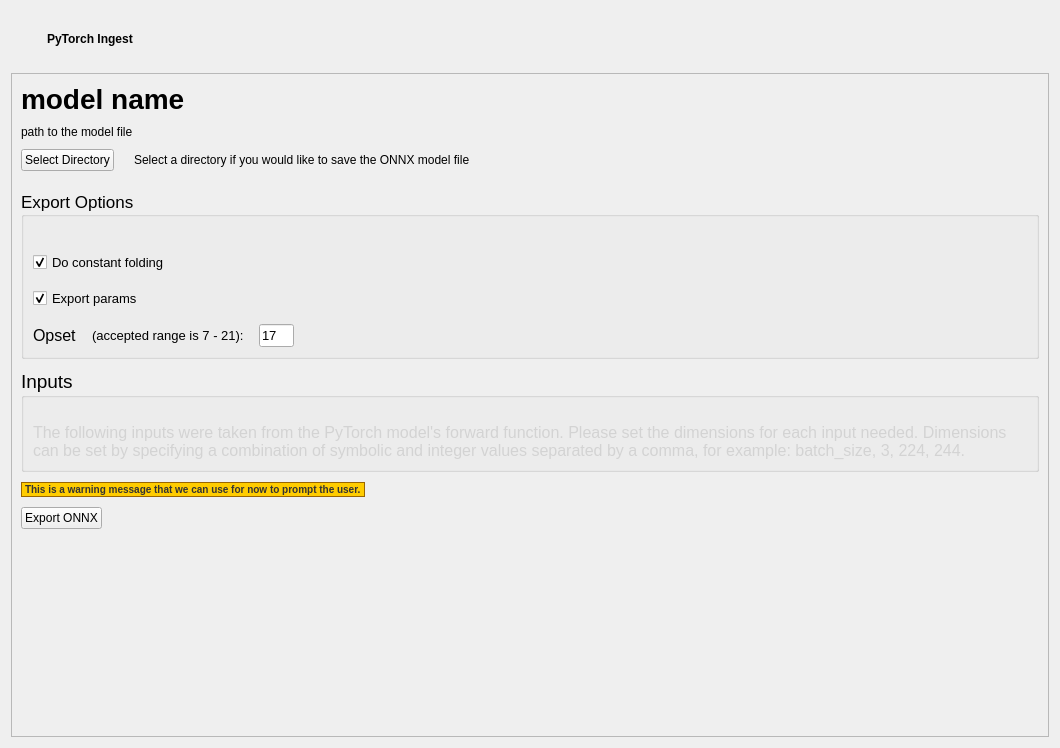
<?xml version="1.0" encoding="UTF-8"?>
<ui version="4.0">
 <class>pytorchIngest</class>
 <widget class="QWidget" name="pytorchIngest">
  <property name="geometry">
   <rect>
    <x>0</x>
    <y>0</y>
    <width>1060</width>
    <height>748</height>
   </rect>
  </property>
  <property name="sizePolicy">
   <sizepolicy hsizetype="Expanding" vsizetype="Expanding">
    <horstretch>0</horstretch>
    <verstretch>0</verstretch>
   </sizepolicy>
  </property>
  <property name="windowTitle">
   <string>Form</string>
  </property>
  <property name="windowIcon">
   <iconset resource="../resource.qrc">
    <normaloff>:/assets/images/digest_logo_500.jpg</normaloff>:/assets/images/digest_logo_500.jpg</iconset>
  </property>
  <property name="styleSheet">
   <string notr="true"/>
  </property>
  <layout class="QVBoxLayout" name="verticalLayout">
   <item>
    <widget class="QWidget" name="summaryTopBanner" native="true">
     <property name="sizePolicy">
      <sizepolicy hsizetype="Preferred" vsizetype="Maximum">
       <horstretch>0</horstretch>
       <verstretch>0</verstretch>
      </sizepolicy>
     </property>
     <layout class="QHBoxLayout" name="summaryTopBannerLayout">
      <item>
       <widget class="QLabel" name="pytorchLogo">
        <property name="sizePolicy">
         <sizepolicy hsizetype="Fixed" vsizetype="Fixed">
          <horstretch>0</horstretch>
          <verstretch>0</verstretch>
         </sizepolicy>
        </property>
        <property name="maximumSize">
         <size>
          <width>16777215</width>
          <height>16777215</height>
         </size>
        </property>
        <property name="text">
         <string/>
        </property>
        <property name="pixmap">
         <pixmap resource="../resource.qrc">:/assets/icons/64px-PyTorch_logo_icon.svg.png</pixmap>
        </property>
        <property name="scaledContents">
         <bool>true</bool>
        </property>
        <property name="margin">
         <number>5</number>
        </property>
       </widget>
      </item>
      <item>
       <widget class="QFrame" name="headerFrame">
        <property name="sizePolicy">
         <sizepolicy hsizetype="Preferred" vsizetype="Expanding">
          <horstretch>0</horstretch>
          <verstretch>0</verstretch>
         </sizepolicy>
        </property>
        <property name="autoFillBackground">
         <bool>false</bool>
        </property>
        <property name="styleSheet">
         <string notr="true"/>
        </property>
        <property name="frameShape">
         <enum>QFrame::Shape::NoFrame</enum>
        </property>
        <property name="frameShadow">
         <enum>QFrame::Shadow::Raised</enum>
        </property>
        <layout class="QHBoxLayout" name="horizontalLayout">
         <item>
          <widget class="QLabel" name="titleLabel">
           <property name="sizePolicy">
            <sizepolicy hsizetype="Preferred" vsizetype="Preferred">
             <horstretch>0</horstretch>
             <verstretch>0</verstretch>
            </sizepolicy>
           </property>
           <property name="font">
            <font>
             <bold>true</bold>
            </font>
           </property>
           <property name="styleSheet">
            <string notr="true"/>
           </property>
           <property name="text">
            <string>PyTorch Ingest</string>
           </property>
           <property name="wordWrap">
            <bool>true</bool>
           </property>
           <property name="margin">
            <number>1</number>
           </property>
           <property name="indent">
            <number>5</number>
           </property>
           <property name="textInteractionFlags">
            <set>Qt::TextInteractionFlag::LinksAccessibleByMouse|Qt::TextInteractionFlag::TextSelectableByKeyboard|Qt::TextInteractionFlag::TextSelectableByMouse</set>
           </property>
          </widget>
         </item>
         <item>
          <spacer name="horizontalSpacer">
           <property name="orientation">
            <enum>Qt::Orientation::Horizontal</enum>
           </property>
           <property name="sizeHint" stdset="0">
            <size>
             <width>40</width>
             <height>20</height>
            </size>
           </property>
          </spacer>
         </item>
        </layout>
       </widget>
      </item>
     </layout>
    </widget>
   </item>
   <item>
    <widget class="QScrollArea" name="scrollArea">
     <property name="sizePolicy">
      <sizepolicy hsizetype="MinimumExpanding" vsizetype="MinimumExpanding">
       <horstretch>0</horstretch>
       <verstretch>0</verstretch>
      </sizepolicy>
     </property>
     <property name="verticalScrollBarPolicy">
      <enum>Qt::ScrollBarPolicy::ScrollBarAsNeeded</enum>
     </property>
     <property name="horizontalScrollBarPolicy">
      <enum>Qt::ScrollBarPolicy::ScrollBarAsNeeded</enum>
     </property>
     <property name="sizeAdjustPolicy">
      <enum>QAbstractScrollArea::SizeAdjustPolicy::AdjustToContents</enum>
     </property>
     <property name="widgetResizable">
      <bool>true</bool>
     </property>
     <widget class="QWidget" name="scrollAreaWidgetContents">
      <property name="geometry">
       <rect>
        <x>0</x>
        <y>0</y>
        <width>1040</width>
        <height>616</height>
       </rect>
      </property>
      <property name="sizePolicy">
       <sizepolicy hsizetype="MinimumExpanding" vsizetype="MinimumExpanding">
        <horstretch>0</horstretch>
        <verstretch>100</verstretch>
       </sizepolicy>
      </property>
      <property name="styleSheet">
       <string notr="true"/>
      </property>
      <layout class="QVBoxLayout" name="verticalLayout_20">
       <property name="spacing">
        <number>10</number>
       </property>
       <item>
        <widget class="QLabel" name="modelName">
         <property name="sizePolicy">
          <sizepolicy hsizetype="Preferred" vsizetype="Minimum">
           <horstretch>0</horstretch>
           <verstretch>0</verstretch>
          </sizepolicy>
         </property>
         <property name="styleSheet">
          <string notr="true">QLabel {
    font-size: 28px;
    font-weight: bold;
	margin-bottom: -5px;
}</string>
         </property>
         <property name="text">
          <string>model name</string>
         </property>
        </widget>
       </item>
       <item>
        <widget class="QLabel" name="modelFilename">
         <property name="text">
          <string>path to the model file</string>
         </property>
         <property name="margin">
          <number>5</number>
         </property>
        </widget>
       </item>
       <item>
        <layout class="QHBoxLayout" name="selectDirLayout">
         <property name="spacing">
          <number>20</number>
         </property>
         <property name="bottomMargin">
          <number>10</number>
         </property>
         <item>
          <widget class="QPushButton" name="selectDirBtn">
           <property name="sizePolicy">
            <sizepolicy hsizetype="Maximum" vsizetype="Fixed">
             <horstretch>0</horstretch>
             <verstretch>0</verstretch>
            </sizepolicy>
           </property>
           <property name="cursor">
            <cursorShape>PointingHandCursor</cursorShape>
           </property>
           <property name="styleSheet">
            <string notr="true"/>
           </property>
           <property name="text">
            <string>Select Directory</string>
           </property>
           <property name="autoExclusive">
            <bool>false</bool>
           </property>
          </widget>
         </item>
         <item>
          <widget class="QLabel" name="selectDirLabel">
           <property name="styleSheet">
            <string notr="true"/>
           </property>
           <property name="text">
            <string>Select a directory if you would like to save the ONNX model file</string>
           </property>
          </widget>
         </item>
         <item>
          <spacer name="horizontalSpacer_2">
           <property name="orientation">
            <enum>Qt::Orientation::Horizontal</enum>
           </property>
           <property name="sizeHint" stdset="0">
            <size>
             <width>40</width>
             <height>20</height>
            </size>
           </property>
          </spacer>
         </item>
        </layout>
       </item>
       <item>
        <widget class="QGroupBox" name="exportOptionsGroupBox">
         <property name="sizePolicy">
          <sizepolicy hsizetype="Preferred" vsizetype="Preferred">
           <horstretch>0</horstretch>
           <verstretch>0</verstretch>
          </sizepolicy>
         </property>
         <property name="font">
          <font>
           <pointsize>13</pointsize>
          </font>
         </property>
         <property name="styleSheet">
          <string notr="true">
</string>
         </property>
         <property name="title">
          <string>Export Options</string>
         </property>
         <layout class="QVBoxLayout" name="verticalLayout_2">
          <property name="spacing">
           <number>15</number>
          </property>
          <property name="topMargin">
           <number>35</number>
          </property>
          <property name="bottomMargin">
           <number>9</number>
          </property>
          <item>
           <layout class="QHBoxLayout" name="horizontalLayout_3">
            <property name="spacing">
             <number>0</number>
            </property>
            <property name="topMargin">
             <number>0</number>
            </property>
            <item>
             <widget class="QCheckBox" name="foldingCheckBox">
              <property name="sizePolicy">
               <sizepolicy hsizetype="Preferred" vsizetype="Preferred">
                <horstretch>0</horstretch>
                <verstretch>0</verstretch>
               </sizepolicy>
              </property>
              <property name="font">
               <font>
                <pointsize>10</pointsize>
               </font>
              </property>
              <property name="text">
               <string>Do constant folding</string>
              </property>
              <property name="checked">
               <bool>true</bool>
              </property>
             </widget>
            </item>
           </layout>
          </item>
          <item>
           <layout class="QHBoxLayout" name="horizontalLayout_4">
            <property name="spacing">
             <number>10</number>
            </property>
            <item>
             <widget class="QCheckBox" name="exportParamsCheckBox">
              <property name="sizePolicy">
               <sizepolicy hsizetype="Preferred" vsizetype="Preferred">
                <horstretch>0</horstretch>
                <verstretch>0</verstretch>
               </sizepolicy>
              </property>
              <property name="font">
               <font>
                <pointsize>10</pointsize>
               </font>
              </property>
              <property name="text">
               <string>Export params</string>
              </property>
              <property name="checked">
               <bool>true</bool>
              </property>
             </widget>
            </item>
           </layout>
          </item>
          <item>
           <layout class="QHBoxLayout" name="opsetLayout">
            <item>
             <widget class="QLabel" name="opsetLabel">
              <property name="sizePolicy">
               <sizepolicy hsizetype="Fixed" vsizetype="Fixed">
                <horstretch>0</horstretch>
                <verstretch>0</verstretch>
               </sizepolicy>
              </property>
              <property name="font">
               <font>
                <pointsize>12</pointsize>
                <bold>false</bold>
               </font>
              </property>
              <property name="text">
               <string>Opset</string>
              </property>
             </widget>
            </item>
            <item>
             <widget class="QLabel" name="opsetInfoLabel">
              <property name="sizePolicy">
               <sizepolicy hsizetype="Fixed" vsizetype="Fixed">
                <horstretch>0</horstretch>
                <verstretch>0</verstretch>
               </sizepolicy>
              </property>
              <property name="font">
               <font>
                <pointsize>10</pointsize>
                <italic>false</italic>
               </font>
              </property>
              <property name="text">
               <string>(accepted range is 7 - 21):</string>
              </property>
              <property name="margin">
               <number>0</number>
              </property>
             </widget>
            </item>
            <item>
             <widget class="QLineEdit" name="opsetLineEdit">
              <property name="sizePolicy">
               <sizepolicy hsizetype="Fixed" vsizetype="Fixed">
                <horstretch>0</horstretch>
                <verstretch>0</verstretch>
               </sizepolicy>
              </property>
              <property name="maximumSize">
               <size>
                <width>35</width>
                <height>16777215</height>
               </size>
              </property>
              <property name="font">
               <font>
                <pointsize>10</pointsize>
               </font>
              </property>
              <property name="text">
               <string>17</string>
              </property>
             </widget>
            </item>
            <item>
             <spacer name="horizontalSpacer_4">
              <property name="orientation">
               <enum>Qt::Orientation::Horizontal</enum>
              </property>
              <property name="sizeHint" stdset="0">
               <size>
                <width>40</width>
                <height>20</height>
               </size>
              </property>
             </spacer>
            </item>
           </layout>
          </item>
         </layout>
        </widget>
       </item>
       <item>
        <widget class="QGroupBox" name="inputsGroupBox">
         <property name="font">
          <font>
           <pointsize>14</pointsize>
          </font>
         </property>
         <property name="title">
          <string>Inputs</string>
         </property>
         <layout class="QVBoxLayout" name="verticalLayout_3">
          <property name="spacing">
           <number>15</number>
          </property>
          <property name="topMargin">
           <number>25</number>
          </property>
          <item>
           <widget class="QLabel" name="label">
            <property name="font">
             <font>
              <pointsize>12</pointsize>
             </font>
            </property>
            <property name="styleSheet">
             <string notr="true">color: lightgrey;</string>
            </property>
            <property name="text">
             <string>The following inputs were taken from the PyTorch model's forward function. Please set the dimensions for each input needed. Dimensions can be set by specifying a combination of symbolic and integer values separated by a comma, for example: batch_size, 3, 224, 244.</string>
            </property>
            <property name="wordWrap">
             <bool>true</bool>
            </property>
            <property name="margin">
             <number>5</number>
            </property>
           </widget>
          </item>
          <item>
           <layout class="QFormLayout" name="inputsFormLayout">
            <property name="leftMargin">
             <number>20</number>
            </property>
           </layout>
          </item>
         </layout>
        </widget>
       </item>
       <item>
        <widget class="QLabel" name="exportWarningLabel">
         <property name="sizePolicy">
          <sizepolicy hsizetype="Maximum" vsizetype="Preferred">
           <horstretch>0</horstretch>
           <verstretch>0</verstretch>
          </sizepolicy>
         </property>
         <property name="styleSheet">
          <string notr="true">QLabel {
    font-size: 10px;
    background-color: #FFCC00; 
    border: 1px solid #996600; 
    color: #333333;
    font-weight: bold;
    border-radius: 0px;
}</string>
         </property>
         <property name="text">
          <string>&lt;html&gt;&lt;head/&gt;&lt;body&gt;&lt;p&gt;This is a warning message that we can use for now to prompt the user.&lt;/p&gt;&lt;/body&gt;&lt;/html&gt;</string>
         </property>
         <property name="margin">
          <number>5</number>
         </property>
        </widget>
       </item>
       <item>
        <widget class="QPushButton" name="exportOnnxBtn">
         <property name="sizePolicy">
          <sizepolicy hsizetype="Maximum" vsizetype="Fixed">
           <horstretch>0</horstretch>
           <verstretch>0</verstretch>
          </sizepolicy>
         </property>
         <property name="cursor">
          <cursorShape>PointingHandCursor</cursorShape>
         </property>
         <property name="styleSheet">
          <string notr="true"/>
         </property>
         <property name="text">
          <string>Export ONNX</string>
         </property>
         <property name="autoExclusive">
          <bool>false</bool>
         </property>
        </widget>
       </item>
       <item>
        <spacer name="verticalSpacer">
         <property name="orientation">
          <enum>Qt::Orientation::Vertical</enum>
         </property>
         <property name="sizeHint" stdset="0">
          <size>
           <width>20</width>
           <height>40</height>
          </size>
         </property>
        </spacer>
       </item>
      </layout>
     </widget>
    </widget>
   </item>
  </layout>
 </widget>
 <resources>
  <include location="../resource.qrc"/>
 </resources>
 <connections/>
</ui>
